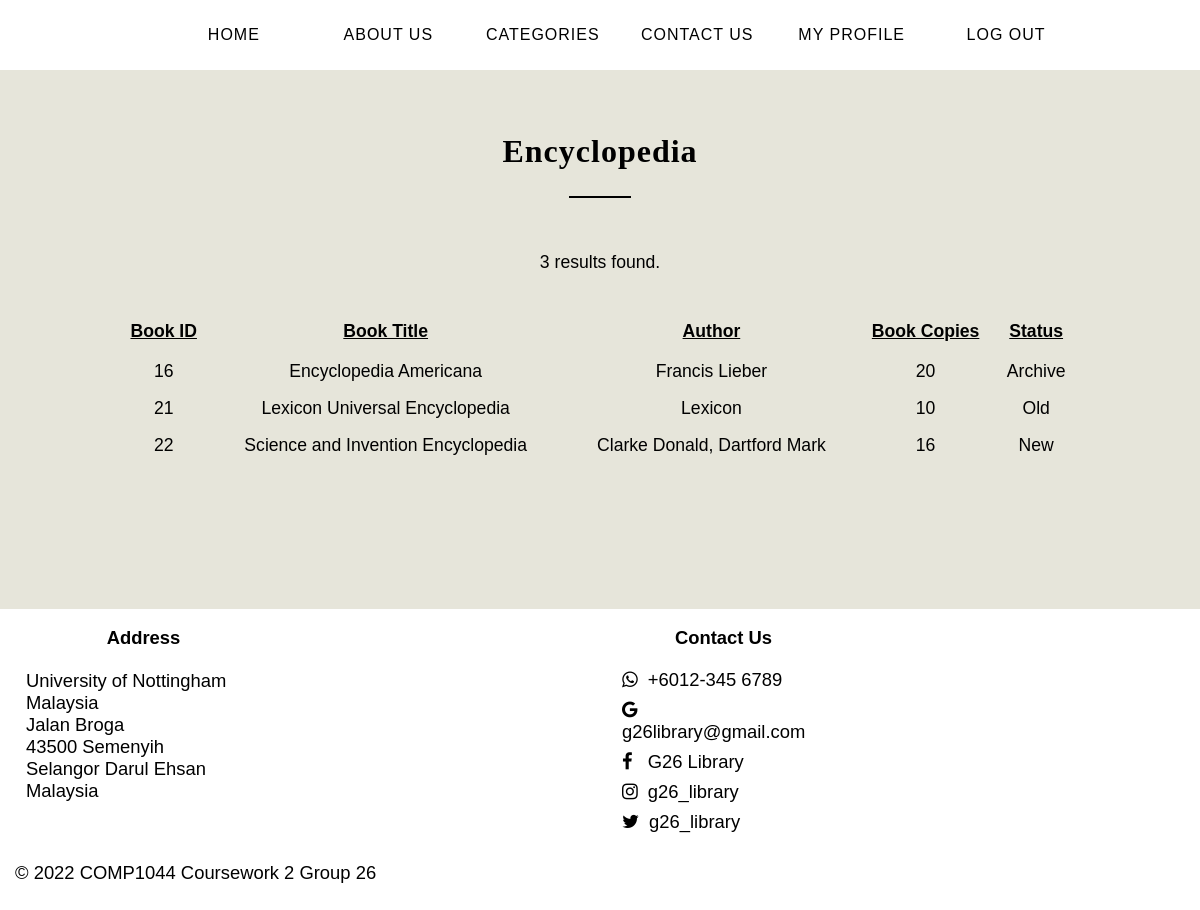
/encyclopedia.php, run on the app's committed database.
### tables this page shows
CREATE TABLE `book` (
  `book_id` int(8) NOT NULL,
  `book_title` varchar(80) NOT NULL,
  `category_id` int(8) NOT NULL,
  `author` varchar(80) NOT NULL,
  `book_copies` int(8) NOT NULL,
  `book_publisher` varchar(80) NOT NULL,
  `publisher_city` varchar(80) NOT NULL,
  `isbn` varchar(80) NOT NULL,
  `copyright_year` int(8) NOT NULL,
  `date_receive` date NOT NULL,
  `date_added` date NOT NULL,
  `status` varchar(80) NOT NULL
);

### encyclopedia.php (the view, shortened to what this page needs)
<!DOCTYPE html>
<html lang="en">
<head>
	<link rel="stylesheet" href="template.css">
	<link rel="stylesheet" href="form-template.css">
	<link rel="stylesheet" href="https://cdnjs.cloudflare.com/ajax/libs/font-awesome/4.7.0/css/font-awesome.min.css">
</head>
<body>
	<nav>
		<ul>
			<li><a href="home.html">Home</a></li>
			<li><a href="aboutus.html">About Us</a></li>
			<li><a href="categories.html">Categories</a></li>
			<li><a href="#contact-link">Contact Us</a></li>
			<li><a href="profile.php">My Profile</a></li>
			<li><a href="login.html">Log Out</a></li>
		</ul>
	</nav>
	<br><br>
	<h2 class="page-title-heading">Encyclopedia</h2>
	<hr class="page-heading-horizontal-line">
	<br><br>
	<?php
	$conn = new mysqli("localhost","root","","library");
	$sql = "SELECT * from `book` WHERE book.category_id = 5";
	$result = $conn->query($sql);
	if($result->num_rows > 0) {
		if($result->num_rows == 1) {
			echo "<div class='search-result' style='text-align: center'>";
			echo "1 result found.";
			echo "</div><br><br>";
		} else {
			echo "<div class='search-result' style='text-align: center'>";
			echo $result->num_rows." results found.";
			echo "</div><br><br>";
		}
		echo "<table id='bookTable'><tr><th>Book ID</th><th>Book Title</th><th>Author</th><th>Book Copies</th><th>Status</th></tr>";
		while($row = $result->fetch_assoc()) {
			echo "<tr><td>".$row["book_id"]."</td><td>".$row["book_title"]."</td><td>".$row["author"]."</td><td>".$row["book_copies"]."</td><td>".$row["status"]."</td></tr>";
		}
		echo "</table>";
	} else {
		echo "<div class='search-result' style='text-align: center'>";
		echo "No book in current category.";
		echo "</div>";
	}
	?>
	<br><br><br><br>
	<br><br><br><br>
	<footer id="contact-link">
	<table class="footerTable">
		<tr>
			<th>Address</th>
			<th>Contact Us</th>
		</tr>
		<tr>
			<td>University of Nottingham Malaysia<br>Jalan Broga<br>43500 Semenyih<br>Selangor Darul Ehsan<br>Malaysia<br><br></td>
			<td><i class="fa fa-whatsapp"></i>+6012-345 6789<br><i class="fa fa-google"></i>g26library@gmail.com<br><i class="fa fa-facebook"></i> G26 Library<br><i class="fa fa-instagram"></i>g26_library<br><i class="fa fa-twitter"></i>g26_library</td>
		</tr>
	</table>
	<p>&copy; 2022 COMP1044 Coursework 2 Group 26</p>
	</footer>
</body>
</html>

### template.css (style rules this page uses)
html { height: 100%; font-family: "Candara", sans-serif; }
body { background-color: #e6e5da; height: 100%; margin: 0; user-select: none; }
nav { background-color: white; overflow: hidden; height: 70px; margin: 0; }
nav ul { text-align: center; }
nav ul li { display: inline-block; list-style-type: none; }
nav a { float: left; text-align: center; padding: 10px 15px; width: 120px; color: black; letter-spacing: 1px; text-decoration: none; text-transform: uppercase; }
footer { background-color: white; overflow: hidden; padding: 7px 15px; font-size: 115%; color: black; }
footer .footerTable { border-spacing: 10px; }
footer .footerTable th,td { padding-right: 350px; }
footer .footerTable i { padding: 10px 10px 0px 0px; }

### form-template.css (style rules this page uses)
.page-title-heading { text-align: center; font-family: "Book Antiqua", serif; font-size: 200%; letter-spacing: 1px; }
.page-heading-horizontal-line { text-align: center; width: 5%; border: 0.8px solid black; background: black; }

### encyclopedia.php (style rules this page uses)
.search-result { width: 35%; margin: auto; font-size: 110%; line-height: 40px; }
#bookTable { width: 80%; margin: auto; padding: 0px; font-size: 110%; }
#bookTable th { padding-bottom: 10px; text-decoration: underline; }
#bookTable td { padding: 5px; line-height: 25px; text-align: center; }

### data on the page
book: book_id "16", book_title "Encyclopedia Americana", author "Francis Lieber", book_copies "20", status "Archive"
book: book_id "21", book_title "Lexicon Universal Encyclopedia", author "Lexicon", book_copies "10", status "Old"
book: book_id "22", book_title "Science and Invention Encyclopedia", author "Clarke Donald, Dartford Mark", book_copies "16", status "New"

### other printed values
$result->num_rows "3"
